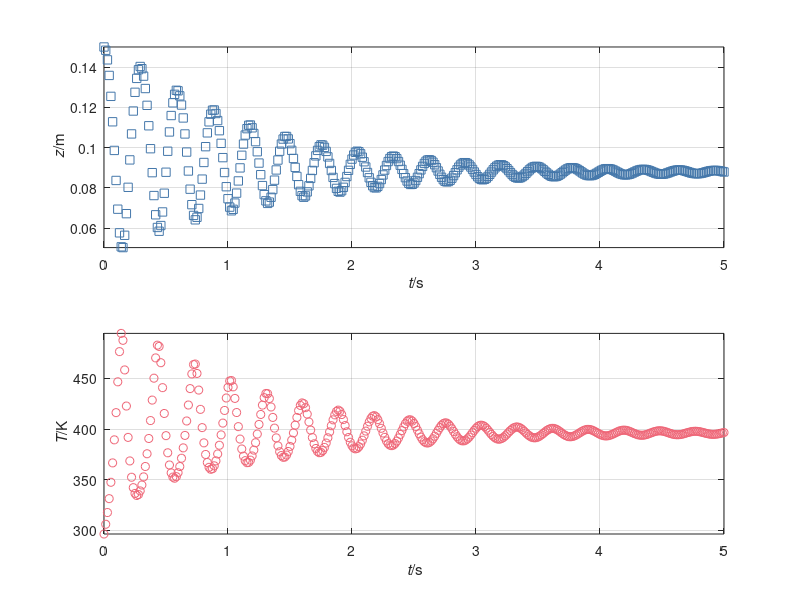

MATLAB code to generate this figure:
%%% Simulation of ideal gas & mass piston with leak
%% Coordinates (t, z)

%% Constants
R = 8.31446261815;   % J/(K*mol): molar gas constant
g = 9.8;             % N/kg: gravitational acceleration
C = 20;              % J/(K*mol): molar heat capacity
mu = 0.00004;        % N*s/m^2: gas viscosity
h = 500;             % J/(K*m^2): heat-transfer coefficient

Text = 373.15 + 23;  % K: temperature of environment
A = 0.1^2;           % m^2: area of piston
m = 50;              % kg: mass of piston
Fatm = -100000 * A;  % N: force on piston by atmosphere
k = 100;             % N/m: elastic constant of spring

%% Initial conditions. State: (z, v, T)
t = 0;            % s: initial time
z = 0.15;         % m: initial position of piston
v = 0;            % m/s: initial velocity of piston
T = 273.15 + 23;  % K: initial temperature of gas
N = 0.04;         % mol: amount of ideal gas

%% Boundary conditions
G = -m * g;  % N: gravity supply of momentum to piston
J = -0.000;   % mol/s: gas leak

%% Parameters for time loop
t1 = 5;      % s: final time
dt = 0.00001;  % s: time step %@

## Plotting
dtplot = t1/360;  % time interval between plots
tplot = dtplot;   % time for next plot
figure
subplot(2, 1, 1); plot(t, z, 's', 'color', '#4477AA')
xlim([0, t1])
xlabel('{\it t}/s'); ylabel('{\it z}/m')
axis('tight'); xlim([0, t1]); grid on; hold on
subplot(2, 1, 2); plot(t, T, 'o', 'color', '#EE6677')
xlim([0, t1])
xlabel('{\it t}/s'); ylabel('{\it T}/K')
axis('tight'); xlim([0, t1]); grid on; hold on %@

%% Numerical time integration
while t < t1 && N > 0
  %% constitutive relations
  Fgas = -(R * N * T / z -  mu * A * v / z);  % ideal-gas law
  Q = A * h * (Text - T);                     % law of cooling
  Phi = Q + Fgas * v;                         % energy influx for gas
  E = C * N * T;                              % internal energy of ideal gas
  P = m * v;                                  % Newton's formula for momentum
  Fspr = -k * z;                              % Hooke's law
  F = -Fgas + Fatm + Fspr;                    % momentum influx for piston

  %% step forward in time with balance laws
  t = t + dt;
  E = E + Phi * dt;
  P = P + (F + G) * dt;
  N = N + J * dt;
  z = z + v * dt;

  %% constitutive relations: calculate state
  T = E / (C * N);
  v = P / m;  %@

  %% plot
  if t > tplot
    subplot(2, 1, 1); plot(t, z, 's', 'color', '#4477AA')
    subplot(2, 1, 2); plot(t, T, 'o', 'color', '#EE6677')
    pause(0)
    tplot = tplot + dtplot;
  end %@
end
